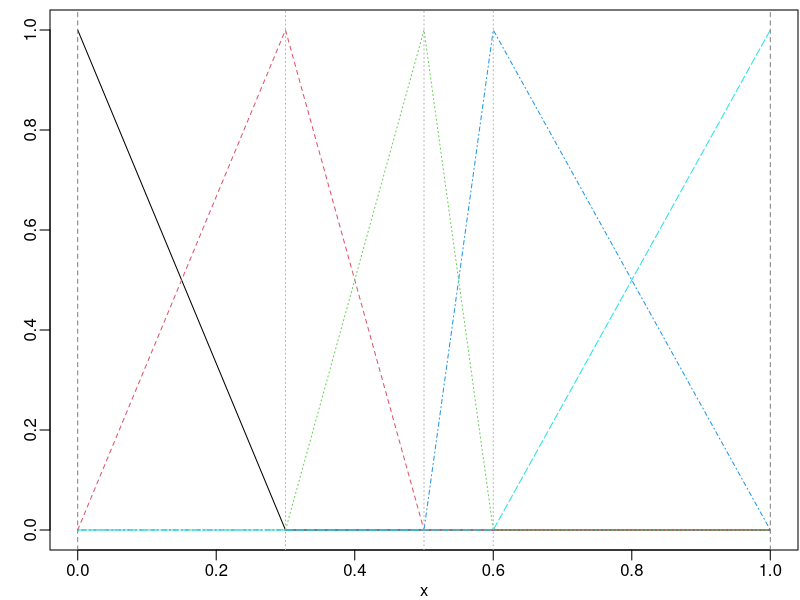
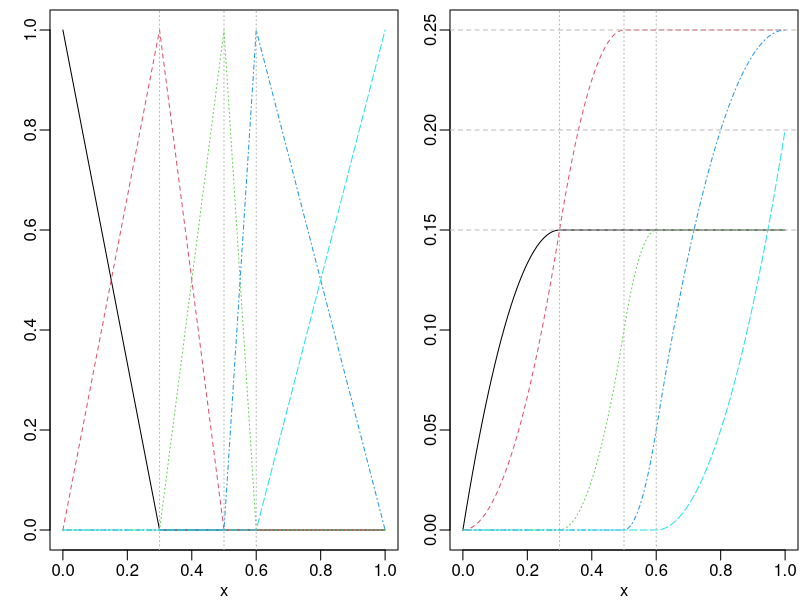
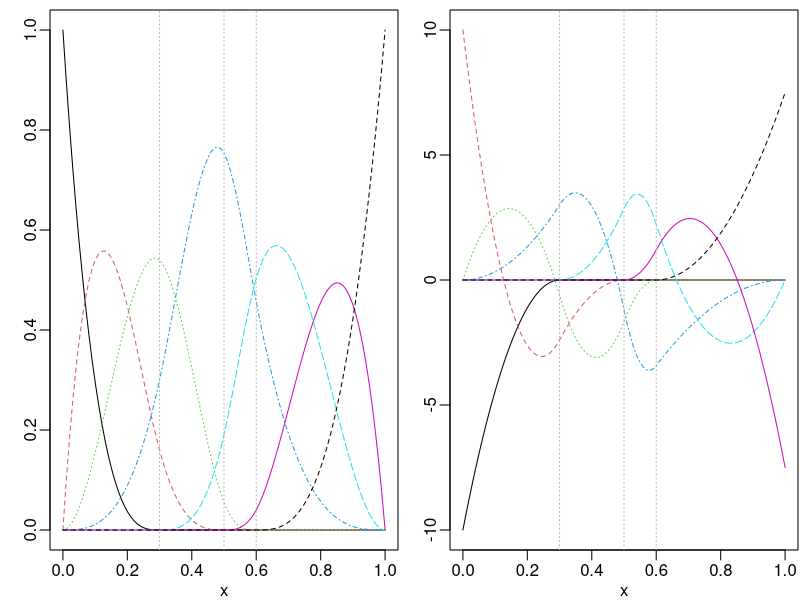
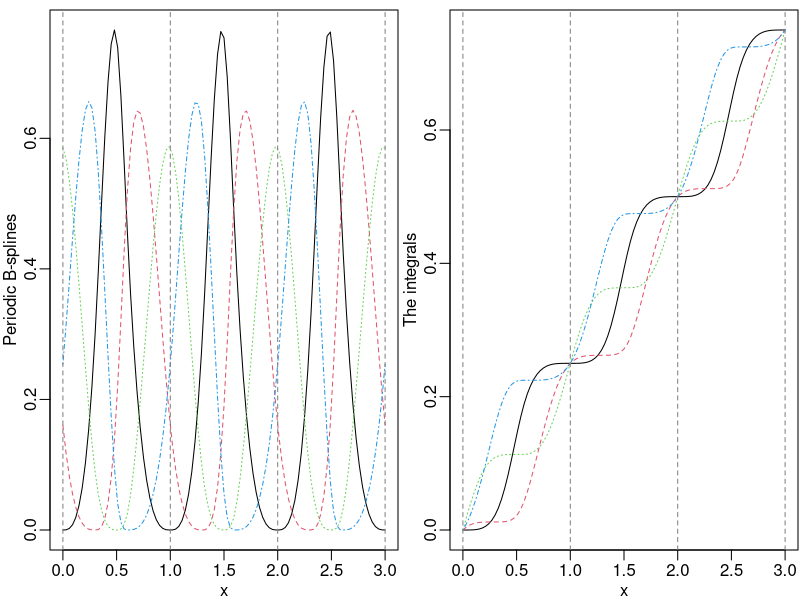
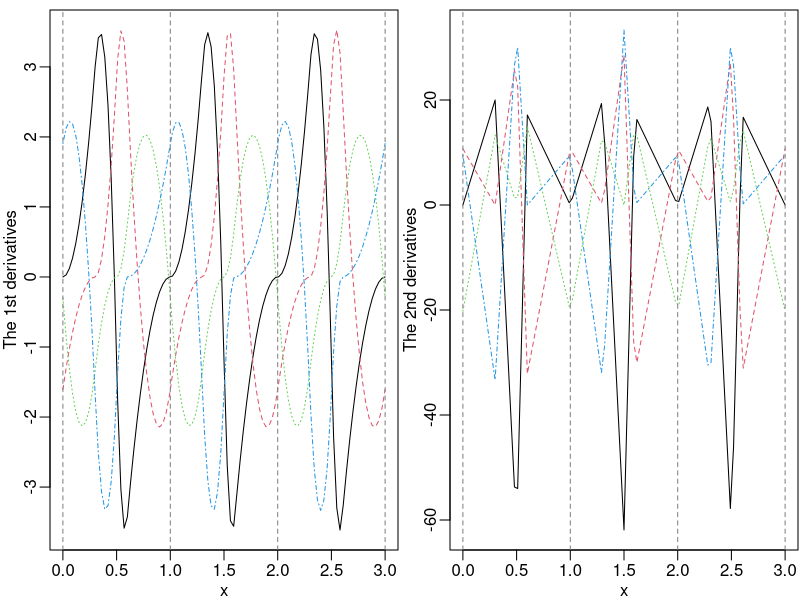
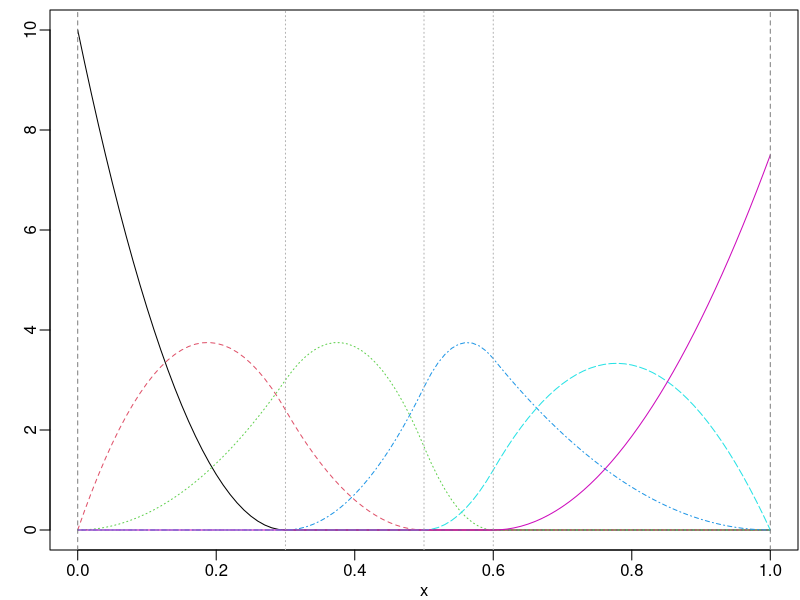
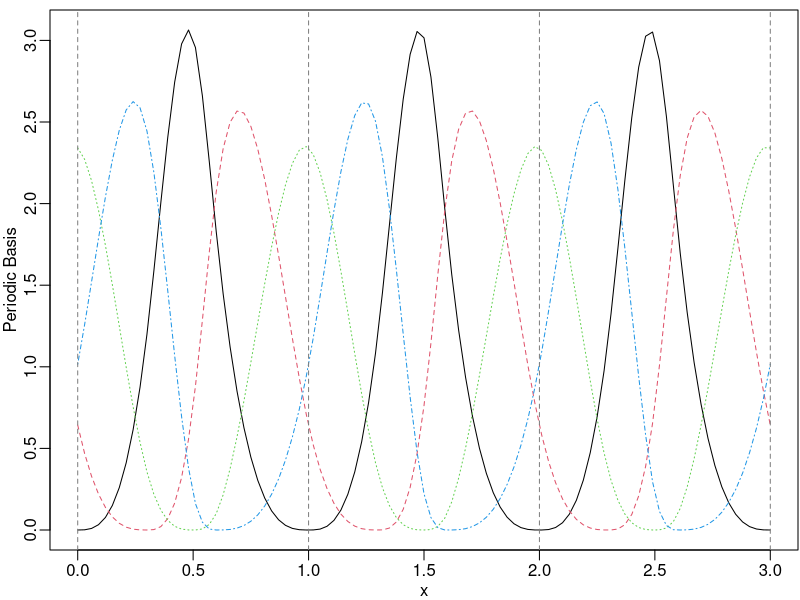
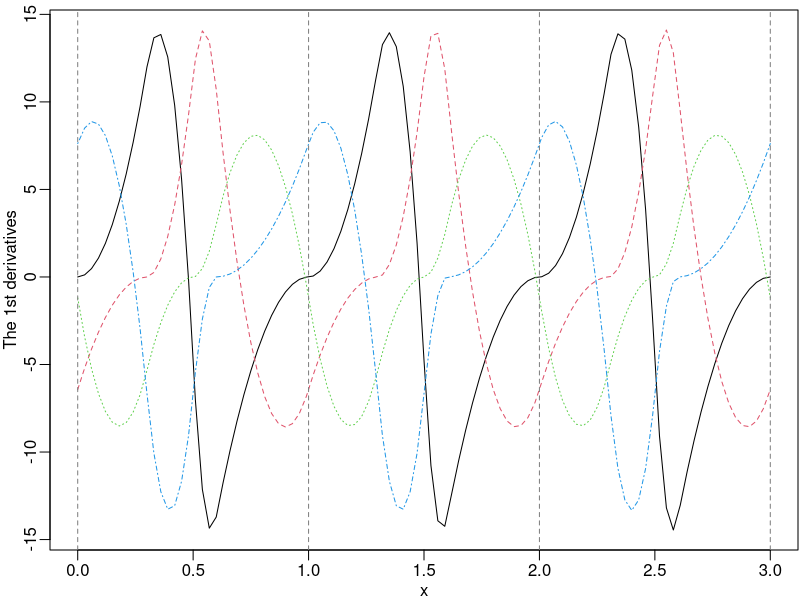

R code for these plots, in order: (Note: this script raises an error after producing the figures.)
## ---- chunk 1
knitr::opts_knit$set(global.par = TRUE)
knitr::opts_chunk$set(fig.width = 7, fig.height = 4)
## ---- chunk 2
library(graphics)
par(mar = c(2.5, 2.5, 0.5, 0.1), mgp = c(1.5, 0.5, 0))
## ---- chunk 3
library(splines2)
packageVersion("splines2")
## ---- chunk 4
knots <- c(0.3, 0.5, 0.6)
x <- seq(0, 1, 0.01)
bsMat <- bSpline(x, knots = knots, degree = 1, intercept = TRUE)
plot(bsMat, mark_knots = "all")
## ---- chunk 5
ibsMat <- ibs(x, knots = knots, degree = 1, intercept = TRUE)
op <- par(mfrow = c(1, 2))
plot(bsMat, mark_knots = "internal")
plot(ibsMat, mark_knots = "internal")
abline(h = c(0.15, 0.2, 0.25), lty = 2, col = "gray")
## ---- chunk 6
bsMat <- bSpline(x, knots = knots, intercept = TRUE)
dbsMat <- dbs(x, knots = knots, intercept = TRUE)
plot(bsMat, mark_knots = "internal")
plot(dbsMat, mark_knots = "internal")
## ---- chunk 7
is_equivalent <- function(a, b) {
    all.equal(a, b, check.attributes = FALSE)
}
stopifnot(is_equivalent(dbsMat, deriv(bsMat)))
## ---- chunk 8
px <- seq(0, 3, 0.01)
pbsMat <- bSpline(px, knots = knots, Boundary.knots = c(0, 1),
                  intercept = TRUE, periodic = TRUE)
ipMat <- ibs(px, knots = knots, Boundary.knots = c(0, 1),
             intercept = TRUE, periodic = TRUE)
dp1Mat <- deriv(pbsMat)
dp2Mat <- deriv(pbsMat, derivs = 2)
par(mfrow = c(1, 2))
plot(pbsMat, ylab = "Periodic B-splines", mark_knots = "boundary")
plot(ipMat, ylab = "The integrals", mark_knots = "boundary")
plot(dp1Mat, ylab = "The 1st derivatives", mark_knots = "boundary")
plot(dp2Mat, ylab = "The 2nd derivatives", mark_knots = "boundary")
## ---- chunk 9
msMat <- mSpline(x, knots = knots, degree = 2, intercept = TRUE)
par(op)
plot(msMat, mark_knots = "all")
## ---- chunk 10
dmsMat1 <- mSpline(x, knots = knots, degree = 2, intercept = TRUE, derivs = 1)
dmsMat2 <- deriv(msMat)
stopifnot(is_equivalent(dmsMat1, dmsMat2))
## ---- chunk 11
pmsMat <- mSpline(px, knots = knots, intercept = TRUE,
                  periodic = TRUE, Boundary.knots = c(0, 1))
plot(pmsMat, ylab = "Periodic Basis", mark_knots = "boundary")
## ---- chunk 12
dpmsMat <- deriv(pmsMat)
plot(dpmsMat, ylab = "The 1st derivatives", mark_knots = "boundary")
## ---- chunk 13
ipmsMat <- mSpline(px, knots = knots, intercept = TRUE,
                   periodic = TRUE, Boundary.knots = c(0, 1), integral = TRUE)
plot(ipmsMat, ylab = "Integrals", mark_knots = "boundary")
abline(h = seq.int(0, 3), lty = 2, col = "gray")
## ---- chunk 14
isMat <- iSpline(x, knots = knots, degree = 2, intercept = TRUE)
plot(isMat, mark_knots = "internal")
## ---- chunk 15
stopifnot(is_equivalent(msMat, deriv(isMat)))
## ---- chunk 16
dmsMat3 <- deriv(isMat, 2)
stopifnot(is_equivalent(dmsMat1, dmsMat3))
## ---- chunk 17
csMat1 <- cSpline(x, knots = knots, degree = 2, intercept = TRUE)
plot(csMat1)
abline(h = 1, v = knots, lty = 2, col = "gray")
## ---- chunk 18
csMat2 <- cSpline(x, knots = knots, degree = 2, intercept = TRUE, scale = FALSE)
stopifnot(is_equivalent(isMat, deriv(csMat2)))
stopifnot(is_equivalent(msMat, deriv(csMat2, 2)))
stopifnot(is_equivalent(msMat, deriv(deriv(csMat2))))
## ---- chunk 19
x1 <- seq.int(0, 1, 0.01)
x2 <- seq.int(- 1, 1, 0.01)
bpMat1 <- bernsteinPoly(x1, degree = 4, intercept = TRUE)
bpMat2 <- bernsteinPoly(x2, degree = 4, intercept = TRUE)
par(mfrow = c(1, 2))
plot(bpMat1)
plot(bpMat2)
## ---- chunk 20
ibpMat1 <- bernsteinPoly(x1, degree = 4, intercept = TRUE, integral = TRUE)
ibpMat2 <- bernsteinPoly(x2, degree = 4, intercept = TRUE, integral = TRUE)
dbpMat1 <- bernsteinPoly(x1, degree = 4, intercept = TRUE, derivs = 1)
dbpMat2 <- bernsteinPoly(x2, degree = 4, intercept = TRUE, derivs = 1)
par(mfrow = c(2, 2))
plot(ibpMat1, ylab = "Integrals")
plot(ibpMat2, ylab = "Integrals")
plot(dbpMat1, ylab = "Derivatives")
plot(dbpMat2, ylab = "Derivatives")
## ---- chunk 21
stopifnot(is_equivalent(dbpMat1, deriv(bpMat1)))
stopifnot(is_equivalent(dbpMat2, deriv(bpMat2)))
stopifnot(is_equivalent(dbpMat1, deriv(ibpMat1, 2)))
stopifnot(is_equivalent(dbpMat2, deriv(ibpMat2, 2)))
## ---- chunk 22
nsMat <- naturalSpline(x, knots = knots, intercept = TRUE)
insMat <- naturalSpline(x, knots = knots, intercept = TRUE, integral = TRUE)
par(mfrow = c(1, 2))
plot(nsMat, ylab = "Basis")
plot(insMat, ylab = "Integrals")
stopifnot(is_equivalent(nsMat, deriv(insMat)))
## ---- chunk 23
d1nsMat <- naturalSpline(x, knots = knots, intercept = TRUE, derivs = 1)
d2nsMat <- deriv(nsMat, 2)
matplot(x, d1nsMat, type = "l", ylab = "The 1st derivatives")
matplot(x, d2nsMat, type = "l", ylab = "The 2nd derivatives")
## ---- chunk 24
nskMat <- nsk(x, knots = knots, intercept = TRUE)
par(op)
plot(nskMat, ylab = "nsk()", mark_knots = "all")
abline(h = 1, col = "red", lty = 3)
## ---- chunk 25
nskMat2 <- update(nskMat, knots = c(knots, 0.2, 0.4), trim = 0.025)
knots(nskMat2)
stopifnot(all.equal(quantile(x, c(0.025, 0.975), names = FALSE),
                    knots(nskMat2, "boundary")))
## ---- chunk 26
new_x <- c(0.275, 0.525, 0.8)
names(new_x) <- paste0("x=", new_x)
(isMat2 <- predict(isMat, newx = new_x)) # the basis functions at new x
stopifnot(all.equal(predict(isMat, newx = new_x), update(isMat, x = new_x)))
## compute the first derivative of the I-spline function in different ways
beta <- seq(0.1, by = 0.1, length.out = ncol(isMat))
deriv_ispline1 <- predict(isMat, newx = new_x, coef = beta, derivs = 1)
deriv_ispline2 <- predict(update(isMat, x = new_x, derivs = 1), coef = beta)
deriv_ispline3 <- c(predict(deriv(isMat), newx = new_x) %*% beta)
stopifnot(all.equal(deriv_ispline1, deriv_ispline2))
stopifnot(all.equal(deriv_ispline2, deriv_ispline3))
## ---- chunk 27
b <- bSpline # create an alias for B-splines
mod1 <- lm(weight ~ b(height, degree = 1, df = 3), data = women)
iknots <- with(women, knots(bSpline(height, degree = 1, df = 3)))
mod2 <- lm(weight ~ bSpline(height, degree = 1, knots = iknots), data = women)
pred1 <- predict(mod1, head(women, 10))
pred2 <- predict(mod2, head(women, 10))
stopifnot(all.equal(pred1, pred2))
## ---- chunk 28
## generates quadratic spline basis functions based on log(x)
qbs <- function(x, ...) {
    splines2::bSpline(log(x), ..., degree = 2)
}
mod3 <- lm(weight ~ qbs(height, df = 5), data = women)
mod4 <- lm(weight ~ bsp(log(height), degree = 2, df = 5), data = women)
stopifnot(all.equal(unname(coef(mod3)), unname(coef(mod4)))) # the same coef
pred3 <- predict(mod3, head(women, 10))
pred4 <- predict(mod4, head(women, 10))
all.equal(pred3, pred4)
pred0 <- predict(qbs(women$height, df = 5),
                 newx = head(log(women$height), 10),
                 coef = coef(mod3)[- 1]) + coef(mod3)[1]
stopifnot(all.equal(pred0, pred4, check.names = FALSE))
